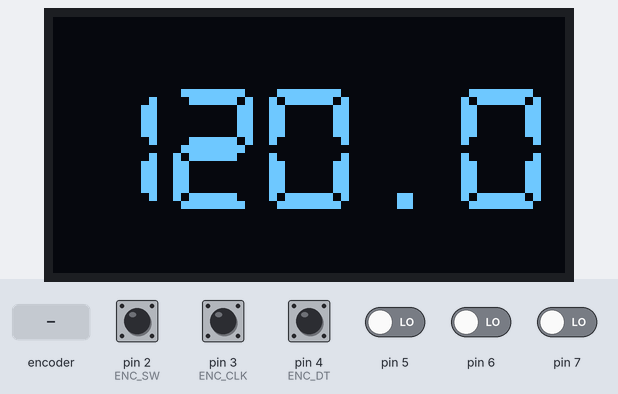
This sketch was run on a simulated Arduino Nano, built with avr-gcc and run on an emulated ATmega328P. Parts: 128×64 one-colour display. The test bench sets the inputs (shaded band); at power-on: pin 2 (ENC_SW), pin 3 (ENC_CLK), pin 4 (ENC_DT) HIGH, pin 5–7 LOW. EEPROM starts erased; what the sketch prints to the serial monitor is not drawn.

Above: at 1.5 s.
1.6 s: rotary encoder on pin 3 (ENC_CLK) / pin 4 (ENC_DT) turned 3 steps (first pin leading)
At 2.4 s:
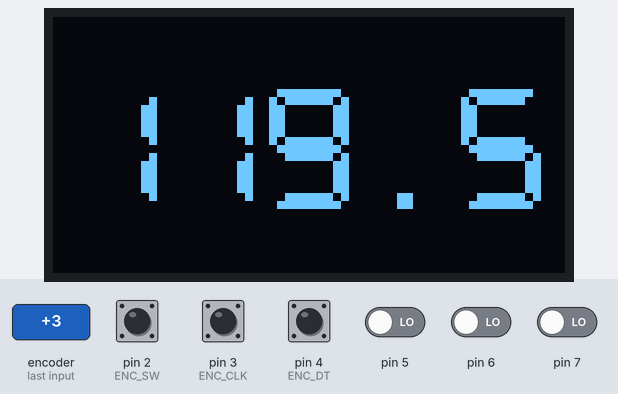
3.7 s: pin 2 (ENC_SW) pulled LOW for 1 s
At 5.8 s:
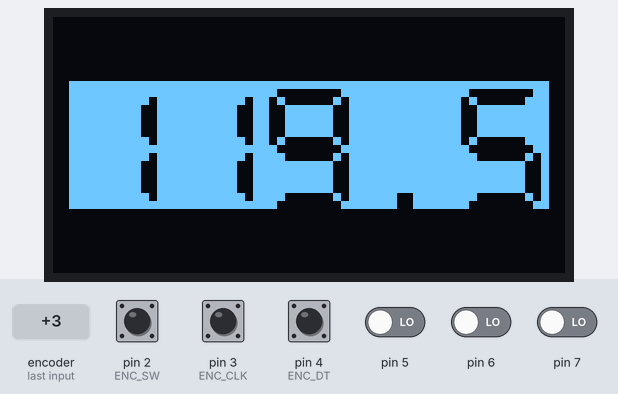
7.7 s: rotary encoder on pin 3 (ENC_CLK) / pin 4 (ENC_DT) turned 1 step (first pin leading)
At 9.0 s:
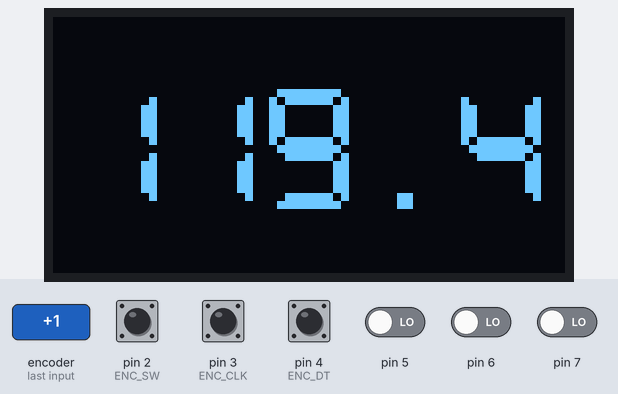
9.4 s: rotary encoder on pin 3 (ENC_CLK) / pin 4 (ENC_DT) turned 1 step (first pin leading)
At 10.4 s:
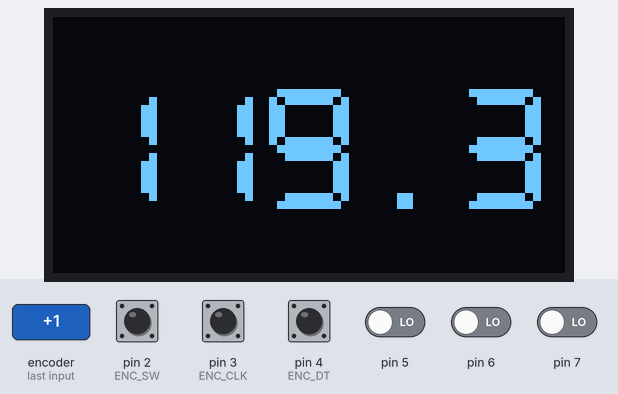
11.1 s: pin 2 (ENC_SW) pulled LOW for 1 s
At 12.7 s:
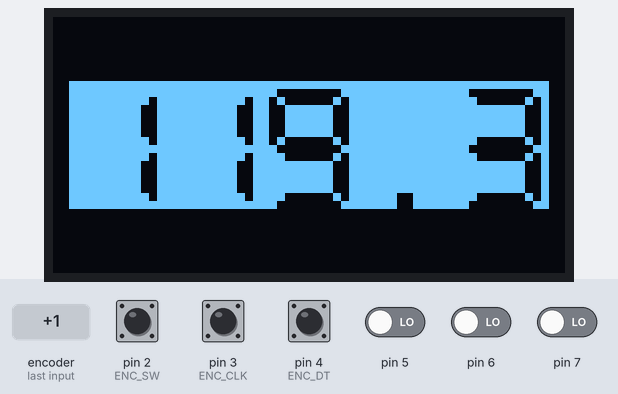
15.1 s: pin 2 (ENC_SW) pulled LOW for 0.15 s
Timing chart, 0 to 18.1 s (numbered marks = the images above; inputs shaded):
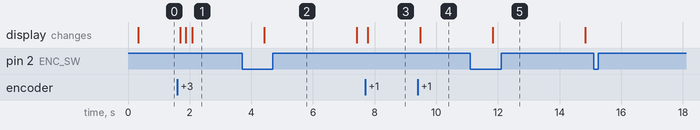

The sketch:

MIDIclockSender.ino.ino
```cpp
// MIDI Clock para Arduino Nano
// - Encoder: cambia el BPM (con aceleracion)
// - Boton (pulsacion corta): Start / Stop  (envia 0xFA / 0xFC)
// - Boton (mantener 0,7 s): modo TAP TEMPO (el numero se ve invertido)
//       pulsa al ritmo deseado; sale solo tras 3 s sin pulsar
// - Pantalla: solo el BPM, en grande
//
// Conexiones:
//   OLED:    SDA -> A4, SCL -> A5, VCC -> 5V (o 3V3), GND -> GND
//   Encoder: SW -> D2, CLK -> D3, DT -> D4, GND -> GND
//   MIDI OUT (DIN): D1 (TX) -> 220 ohm -> pin 5 del DIN
//                   5V -> 220 ohm -> pin 4 del DIN
//                   GND -> pin 2 del DIN
//   IMPORTANTE: desconecta el cable DIN de D1 al subir el sketch.
//
// Libreria: SSD1306Ascii (Bill Greiman)
// Placa: Arduino Nano, Procesador: ATmega328P (Old Bootloader)

#include <Wire.h>
#include <EEPROM.h>
#include "SSD1306Ascii.h"
#include "SSD1306AsciiWire.h"

#define OLED_ADDR 0x3C

// Pon aqui el MISMO valor que te funciono en el sketch de prueba:
//   0 = SSD1306 128x64,  1 = SH1106 128x64,  2 = SSD1306 128x32
#define OLED_TYPE 0

// Fuente grande de numeros. Si no se ve el punto decimal o los digitos,
// cambia a: #define BPM_FONT Adafruit5x7  y  #define GLYPH_W 12
// (y BPM_ROW a 3 en pantallas de 64 px de alto)
#define BPM_FONT lcdnums12x16
#define GLYPH_W  24            // ancho de cada caracter en pixeles (con 2X)

#if OLED_TYPE == 2
  #define BPM_ROW 0
#else
  #define BPM_ROW 2
#endif

// 1 = envia el clock siempre (el equipo ya sigue el tempo antes del Start)
// 0 = envia el clock solo mientras esta en marcha
#define CLOCK_ALWAYS 1

SSD1306AsciiWire oled;

const byte ENC_SW  = 2;
const byte ENC_CLK = 3;
const byte ENC_DT  = 4;

// BPM en decimas (800 = 80.0)
int bpm10 = 1200;
const int BPM_MIN10 = 400;
const int BPM_MAX10 = 2400;

volatile bool running = false;

// Guardado del ultimo BPM en la EEPROM
// (se guarda 2 s despues del ultimo cambio, para no gastar la memoria)
const byte EEPROM_MAGIC = 0xA5;
const int EEPROM_ADDR_MAGIC = 0;
const int EEPROM_ADDR_BPM = 1;
const unsigned long SAVE_DELAY_MS = 2000;
bool needSave = false;
unsigned long lastBpmChange = 0;

// ---------- Encoder (por interrupcion, no pierde pasos) ----------
const int8_t encoderTable[16] = {
   0, -1,  1,  0,
   1,  0,  0, -1,
  -1,  0,  0,  1,
   0,  1, -1,  0
};

volatile byte encState = 0;
volatile int8_t encSteps = 0;
volatile int encPending = 0;
volatile unsigned long encLastMs = 0;
volatile bool encFirst = true;

int getAcceleration(unsigned long elapsed) {
  if (elapsed < 200) return 5;     // rapido: 0.5 BPM
  if (elapsed < 440) return 2;     // normal: 0.2 BPM
  return 1;                        // lento:  0.1 BPM
}

ISR(PCINT2_vect) {
  byte clk = (PIND >> 3) & 1;      // D3
  byte dt  = (PIND >> 4) & 1;      // D4
  byte newState = (clk << 1) | dt;

  if (newState == encState) return;

  encSteps += encoderTable[(encState << 2) | newState];
  encState = newState;

  if (encSteps >= 4 || encSteps <= -4) {
    unsigned long now = millis();
    int amount = 1;
    if (!encFirst) amount = getAcceleration(now - encLastMs);

    // Sentido de giro igual que en tu programa del ATtiny
    encPending += (encSteps >= 4) ? -amount : amount;

    encSteps = 0;
    encLastMs = now;
    encFirst = false;
  }
}

// ---------- MIDI clock (Timer1, 24 pulsos por negra) ----------
ISR(TIMER1_COMPA_vect) {
#if CLOCK_ALWAYS
  Serial.write((uint8_t)0xF8);
#else
  if (running) Serial.write((uint8_t)0xF8);
#endif
}

void applyTempo() {
  unsigned long ocr;
  byte cs;

  if (bpm10 >= 800) {
    // prescaler 8: 0,5 us por tick
    ocr = (50000000UL + bpm10 / 2) / bpm10 - 1;
    cs = _BV(CS11);
  } else {
    // prescaler 64: 4 us por tick (tempos lentos)
    ocr = (6250000UL + bpm10 / 2) / bpm10 - 1;
    cs = _BV(CS11) | _BV(CS10);
  }

  noInterrupts();
  OCR1A = (uint16_t)ocr;
  TCCR1B = _BV(WGM12) | cs;        // modo CTC
  if (TCNT1 >= (uint16_t)ocr) TCNT1 = 0;
  interrupts();
}

// ---------- Pantalla ----------
bool tapMode = false;
bool dirty = true;
bool forceRedraw = true;
char shown[8] = {0};
byte shownLen = 0;

void drawBpm() {
  char buf[8];
  snprintf(buf, sizeof(buf), "%d.%d", bpm10 / 10, bpm10 % 10);
  byte len = strlen(buf);

  if (len != shownLen) {
    oled.clear();
    shownLen = len;
    memset(shown, 0, sizeof(shown));
  }
  if (forceRedraw) {
    memset(shown, 0, sizeof(shown));
    forceRedraw = false;
  }

  oled.setInvertMode(tapMode);

  byte col0 = (128 - len * GLYPH_W) / 2;
  for (byte i = 0; i < len; i++) {
    if (buf[i] != shown[i]) {
      oled.setCursor(col0 + i * GLYPH_W, BPM_ROW);
      oled.print(buf[i]);
      shown[i] = buf[i];
    }
  }
}

void setBpm(int value) {
  value = constrain(value, BPM_MIN10, BPM_MAX10);
  if (value != bpm10) {
    bpm10 = value;
    applyTempo();
    dirty = true;
    needSave = true;
    lastBpmChange = millis();
  }
}

// ---------- Start / Stop ----------
void toggleRun() {
  noInterrupts();
  if (!running) {
    TCNT1 = 0;                      // el primer 0xF8 llega un periodo despues
    Serial.write((uint8_t)0xFA);    // Start
    running = true;
  } else {
    running = false;
    Serial.write((uint8_t)0xFC);    // Stop
  }
  interrupts();
}

// ---------- Tap tempo ----------
const byte TAPS = 8;
const unsigned long TAP_GAP_RESET = 2000;   // pausa que reinicia la serie
const unsigned long TAP_TIMEOUT   = 3000;   // sale del modo tap
unsigned long tapTimes[TAPS];
byte tapCount = 0;
unsigned long lastTapActivity = 0;

void enterTapMode(unsigned long now) {
  tapMode = true;
  tapCount = 0;
  lastTapActivity = now;
  forceRedraw = true;
  dirty = true;
}

void registerTap(unsigned long now) {
  if (tapCount > 0 && now - tapTimes[tapCount - 1] > TAP_GAP_RESET) {
    tapCount = 0;
  }
  if (tapCount == TAPS) {
    for (byte i = 0; i < TAPS - 1; i++) tapTimes[i] = tapTimes[i + 1];
    tapCount = TAPS - 1;
  }
  tapTimes[tapCount++] = now;
  lastTapActivity = now;

  if (tapCount >= 2) {
    unsigned long span = tapTimes[tapCount - 1] - tapTimes[0];
    unsigned long n = tapCount - 1;
    if (span > 0) {
      setBpm((int)((600000UL * n + span / 2) / span));
    }
  }
}

// ---------- Boton ----------
const unsigned long LONG_PRESS_MS = 700;
bool btnDown = false;
bool longDone = false;
bool pressedInTap = false;
unsigned long btnChange = 0;
unsigned long pressStart = 0;

void readButton() {
  unsigned long now = millis();
  bool down = (digitalRead(ENC_SW) == LOW);

  if (down != btnDown && now - btnChange > 25) {
    btnDown = down;
    btnChange = now;

    if (down) {
      pressStart = now;
      longDone = false;
      pressedInTap = tapMode;
      if (tapMode) registerTap(now);          // en modo tap, cada pulso es un tap
    } else {
      if (!pressedInTap && !longDone) toggleRun();   // pulsacion corta
    }
  }

  // Pulsacion larga: entra en modo tap
  if (btnDown && !longDone && !pressedInTap && now - pressStart >= LONG_PRESS_MS) {
    longDone = true;
    enterTapMode(now);
  }

  // Salida automatica del modo tap
  if (tapMode && now - lastTapActivity > TAP_TIMEOUT) {
    tapMode = false;
    tapCount = 0;
    forceRedraw = true;
    dirty = true;
  }
}

// ---------- Setup / loop ----------
void setup() {
  Serial.begin(31250);               // MIDI

  pinMode(ENC_SW,  INPUT_PULLUP);
  pinMode(ENC_CLK, INPUT_PULLUP);
  pinMode(ENC_DT,  INPUT_PULLUP);

  encState = (digitalRead(ENC_CLK) << 1) | digitalRead(ENC_DT);

  // Recuperar el ultimo BPM guardado
  if (EEPROM.read(EEPROM_ADDR_MAGIC) == EEPROM_MAGIC) {
    int saved;
    EEPROM.get(EEPROM_ADDR_BPM, saved);
    if (saved >= BPM_MIN10 && saved <= BPM_MAX10) bpm10 = saved;
  }

  delay(300);                        // la pantalla necesita arrancar

  Wire.begin();                      // bus a 100 kHz

#if OLED_TYPE == 0
  oled.begin(&Adafruit128x64, OLED_ADDR);
#elif OLED_TYPE == 1
  oled.begin(&SH1106_128x64, OLED_ADDR);
#else
  oled.begin(&Adafruit128x32, OLED_ADDR);
#endif

  oled.setFont(BPM_FONT);
  oled.set2X();
  oled.clear();

  // Interrupciones del encoder (D3 y D4)
  PCICR  |= _BV(PCIE2);
  PCMSK2 |= _BV(PCINT19) | _BV(PCINT20);

  // Timer1 para el MIDI clock
  TCCR1A = 0;
  TCNT1 = 0;
  TIMSK1 = _BV(OCIE1A);
  applyTempo();

  drawBpm();
}

void loop() {
  // Cambios del encoder
  int pending;
  noInterrupts();
  pending = encPending;
  encPending = 0;
  interrupts();

  if (pending != 0) setBpm(bpm10 + pending);

  readButton();

  // Guardar el BPM cuando lleva 2 s sin cambiar
  if (needSave && millis() - lastBpmChange > SAVE_DELAY_MS) {
    needSave = false;
    EEPROM.update(EEPROM_ADDR_MAGIC, EEPROM_MAGIC);
    EEPROM.put(EEPROM_ADDR_BPM, bpm10);   // put solo escribe si el valor cambia
  }

  if (dirty) {
    dirty = false;
    drawBpm();
  }
}
```

Measured:
- after the input at 1.6 s, the display: first changes after 0.09 s (image 1 shows a later state)
- after the input at 3.7 s, the display: changes after 0.73 s (image 2)
- after the input at 7.7 s, the display: changes after 0.08 s (image 3)
- after the input at 9.4 s, the display: changes after 0.08 s (image 4)
- after the input at 11.1 s, the display: changes after 0.73 s (image 5)
- after the input at 15.1 s, every drawn part: stays the same
